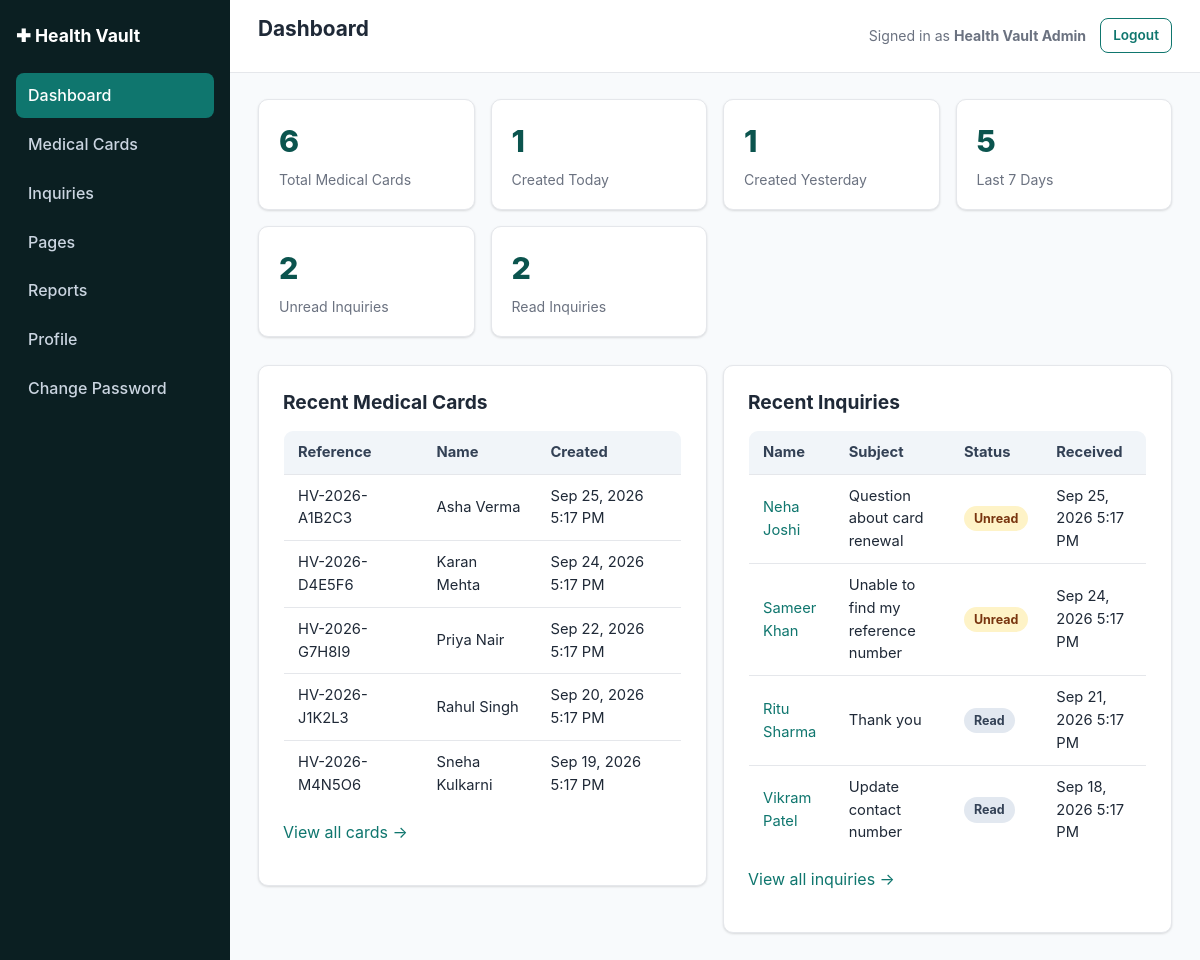
Page /admin/dashboard.php (signed in) on the committed database.
### tables this page shows
CREATE TABLE IF NOT EXISTS medical_cards (
    id               INT UNSIGNED AUTO_INCREMENT PRIMARY KEY,
    reference_number VARCHAR(40)  NOT NULL,
    full_name        VARCHAR(150) NOT NULL,
    date_of_birth    DATE         DEFAULT NULL,
    gender           VARCHAR(20)  DEFAULT NULL,
    blood_group      VARCHAR(10)  DEFAULT NULL,
    contact_number   VARCHAR(30)  NOT NULL,
    email            VARCHAR(190) NOT NULL,
    address          VARCHAR(255) DEFAULT NULL,
    emergency_contact_name   VARCHAR(150) DEFAULT NULL,
    emergency_contact_number VARCHAR(30)  DEFAULT NULL,
    known_allergies  VARCHAR(255) DEFAULT NULL,
    notes            TEXT         DEFAULT NULL,
    created_at       DATETIME NOT NULL DEFAULT CURRENT_TIMESTAMP,
    updated_at       DATETIME NOT NULL DEFAULT CURRENT_TIMESTAMP ON UPDATE CURRENT_TIMESTAMP,
    UNIQUE KEY uq_medical_cards_reference (reference_number),
    KEY idx_medical_cards_created_at (created_at)
);

CREATE TABLE IF NOT EXISTS inquiries (
    id             INT UNSIGNED AUTO_INCREMENT PRIMARY KEY,
    name           VARCHAR(150) NOT NULL,
    email          VARCHAR(190) NOT NULL,
    subject        VARCHAR(190) DEFAULT NULL,
    message        TEXT NOT NULL,
    status         ENUM('unread','read') NOT NULL DEFAULT 'unread',
    admin_response TEXT DEFAULT NULL,
    responded_at   DATETIME DEFAULT NULL,
    created_at     DATETIME NOT NULL DEFAULT CURRENT_TIMESTAMP,
    updated_at     DATETIME NOT NULL DEFAULT CURRENT_TIMESTAMP ON UPDATE CURRENT_TIMESTAMP,
    KEY idx_inquiries_status (status)
);

### includes/functions.php (called while the page is built, shortened)
<?php
require_once __DIR__ . '/db.php';
function site_base_url(): string
{
    $script = str_replace('\\', '/', $_SERVER['SCRIPT_NAME'] ?? '');
    if (($pos = strpos($script, '/admin/')) !== false) {
        return substr($script, 0, $pos);
    }
    $dir = dirname($script);
    return ($dir === '/' || $dir === '\\') ? '' : rtrim($dir, '/');
}
function admin_base_url(): string
{
    return site_base_url() . '/admin';
}
function h(?string $value): string
{
    return htmlspecialchars($value ?? '', ENT_QUOTES, 'UTF-8');
}
function format_datetime(?string $datetime, string $format = 'M j, Y g:i A'): string
{
    $ts = strtotime($datetime);
    return $ts ? date($format, $ts) : '—';
}
function db_count(string $sql, array $params = []): int
{
    $stmt = get_db()->prepare($sql);
    $stmt->execute($params);
    return (int) $stmt->fetchColumn();
}

### includes/db.php (called while the page is built, shortened)
<?php
function get_db(): PDO
{
    static $pdo = null;
    if ($pdo !== null) {
        return $pdo;
    }
    $dsn = 'mysql:host=' . DB_HOST . ';dbname=' . DB_NAME . ';charset=' . DB_CHARSET;
    try {
        $pdo = new PDO($dsn, DB_USER, DB_PASS, [
            PDO::ATTR_ERRMODE            => PDO::ERRMODE_EXCEPTION,
            PDO::ATTR_DEFAULT_FETCH_MODE => PDO::FETCH_ASSOC,
            PDO::ATTR_EMULATE_PREPARES   => false,
        ]);
    } catch (PDOException $e) {
        error_log('Health Vault DB connection failed: ' . $e->getMessage());
        http_response_code(500);
        if (APP_DEBUG) {
            die('Database connection failed: ' . htmlspecialchars($e->getMessage()));
        }
        die('A system error occurred. Please try again later.');
    }
    return $pdo;
}

### includes/auth.php (called while the page is built, shortened)
<?php
require_once __DIR__ . '/functions.php';
function current_admin(): ?array
{
    $stmt = get_db()->prepare('SELECT id, name, email, mobile_number, created_at, updated_at FROM admins WHERE id = :id LIMIT 1');
    $stmt->execute(['id' => $_SESSION['admin_id']]);
    $admin = $stmt->fetch();
    return $admin ?: null;
}

### admin/dashboard.php (the view, shortened to what this page needs)
<?php
require_once __DIR__ . '/../includes/functions.php';
require_once __DIR__ . '/../includes/auth.php';
$db = get_db();
$totalCards     = db_count('SELECT COUNT(*) FROM medical_cards');
$todayCards     = db_count('SELECT COUNT(*) FROM medical_cards WHERE DATE(created_at) = CURDATE()');
$yesterdayCards = db_count('SELECT COUNT(*) FROM medical_cards WHERE DATE(created_at) = CURDATE() - INTERVAL 1 DAY');
$last7Cards     = db_count('SELECT COUNT(*) FROM medical_cards WHERE created_at >= (NOW() - INTERVAL 7 DAY)');
$unreadCount    = db_count("SELECT COUNT(*) FROM inquiries WHERE status = 'unread'");
$readCount      = db_count("SELECT COUNT(*) FROM inquiries WHERE status = 'read'");
$recentCards = $db->query(
    'SELECT reference_number, full_name, email, created_at FROM medical_cards ORDER BY created_at DESC LIMIT 5'
)->fetchAll();
$recentInquiries = $db->query(
    'SELECT id, name, subject, status, created_at FROM inquiries ORDER BY created_at DESC LIMIT 5'
)->fetchAll();
$pageTitle = 'Dashboard';
include __DIR__ . '/../includes/admin-header.php';
?>
<div class="stat-grid">
  <a class="stat-card" href="<?= h($adminBase) ?>/medical-cards/index.php">
    <div class="stat-value"><?= (int) $totalCards ?></div>
    <div class="stat-label">Total Medical Cards</div>
  </a>
  <a class="stat-card" href="<?= h($adminBase) ?>/reports/index.php?from=<?= h(date('Y-m-d')) ?>&to=<?= h(date('Y-m-d')) ?>">
    <div class="stat-value"><?= (int) $todayCards ?></div>
    <div class="stat-label">Created Today</div>
  </a>
  <a class="stat-card" href="<?= h($adminBase) ?>/reports/index.php?from=<?= h(date('Y-m-d', strtotime('-1 day'))) ?>&to=<?= h(date('Y-m-d', strtotime('-1 day'))) ?>">
    <div class="stat-value"><?= (int) $yesterdayCards ?></div>
    <div class="stat-label">Created Yesterday</div>
  </a>
  <a class="stat-card" href="<?= h($adminBase) ?>/reports/index.php?from=<?= h(date('Y-m-d', strtotime('-7 days'))) ?>&to=<?= h(date('Y-m-d')) ?>">
    <div class="stat-value"><?= (int) $last7Cards ?></div>
    <div class="stat-label">Last 7 Days</div>
  </a>
  <a class="stat-card" href="<?= h($adminBase) ?>/inquiries/index.php?status=unread">
    <div class="stat-value"><?= (int) $unreadCount ?></div>
    <div class="stat-label">Unread Inquiries</div>
  </a>
  <a class="stat-card" href="<?= h($adminBase) ?>/inquiries/index.php?status=read">
    <div class="stat-value"><?= (int) $readCount ?></div>
    <div class="stat-label">Read Inquiries</div>
  </a>
</div>
<div class="form-row" style="align-items:start;">
  <div class="panel">
    <h2>Recent Medical Cards</h2>
    <?php if (empty($recentCards)): ?>
      <p class="empty-state">No medical cards yet. <a href="<?= h($adminBase) ?>/medical-cards/add.php">Add one now</a>.</p>
    <?php else: ?>
      <div class="table-responsive">
      <table class="table">
        <thead><tr><th>Reference</th><th>Name</th><th>Created</th></tr></thead>
        <tbody>
          <?php foreach ($recentCards as $c): ?>
          <tr>
            <td><?= h($c['reference_number']) ?></td>
            <td><?= h($c['full_name']) ?></td>
            <td><?= h(format_datetime($c['created_at'])) ?></td>
          </tr>
          <?php endforeach; ?>
        </tbody>
      </table>
      </div>
      <p style="margin-top:12px;"><a href="<?= h($adminBase) ?>/medical-cards/index.php">View all cards →</a></p>
    <?php endif; ?>
  </div>
  <div class="panel">
    <h2>Recent Inquiries</h2>
    <?php if (empty($recentInquiries)): ?>
      <p class="empty-state">No inquiries yet.</p>
    <?php else: ?>
      <div class="table-responsive">
      <table class="table">
        <thead><tr><th>Name</th><th>Subject</th><th>Status</th><th>Received</th></tr></thead>
        <tbody>
          <?php foreach ($recentInquiries as $i): ?>
          <tr>
            <td><a href="<?= h($adminBase) ?>/inquiries/view.php?id=<?= (int) $i['id'] ?>"><?= h($i['name']) ?></a></td>
            <td><?= h($i['subject'] ?: '—') ?></td>
            <td><span class="badge badge-<?= h($i['status']) ?>"><?= h(ucfirst($i['status'])) ?></span></td>
            <td><?= h(format_datetime($i['created_at'])) ?></td>
          </tr>
          <?php endforeach; ?>
        </tbody>
      </table>
      </div>
      <p style="margin-top:12px;"><a href="<?= h($adminBase) ?>/inquiries/index.php">View all inquiries →</a></p>
    <?php endif; ?>
  </div>
</div>
<?php include __DIR__ . '/../includes/admin-footer.php'; ?>

### includes/admin-header.php (shortened to what this page needs)
<?php
$siteBase  = site_base_url();
$admin     = current_admin();
?><!DOCTYPE html>
<html lang="en">
<head>
<link rel="stylesheet" href="<?= h($siteBase) ?>/assets/css/style.css">
</head>
<body class="admin-body">
<div class="admin-layout">
<?php include __DIR__ . '/admin-sidebar.php'; ?>
  <div class="admin-content">
    <header class="admin-topbar">
      <h1><?= h($pageTitle ?? 'Admin') ?></h1>
      <div class="admin-topbar-user">
        <span>Signed in as <strong><?= h($admin['name'] ?? '') ?></strong></span>
        <a href="<?= h($adminBase) ?>/logout.php" class="btn btn-sm btn-outline">Logout</a>
      </div>
    </header>
    <div class="admin-body-inner">

### includes/admin-sidebar.php
<?php
$adminBase = admin_base_url();
$script = $_SERVER['SCRIPT_NAME'] ?? '';
function nav_active(string $needle, string $script): string
{
    return strpos($script, $needle) !== false ? 'active' : '';
}
?>
<aside class="admin-sidebar">
  <div class="admin-brand">✚ <?= h(APP_NAME) ?></div>
  <nav class="admin-nav">
    <a class="<?= nav_active('/admin/dashboard.php', $script) ?>" href="<?= h($adminBase) ?>/dashboard.php">Dashboard</a>
    <a class="<?= nav_active('/admin/medical-cards/', $script) ?>" href="<?= h($adminBase) ?>/medical-cards/index.php">Medical Cards</a>
    <a class="<?= nav_active('/admin/inquiries/', $script) ?>" href="<?= h($adminBase) ?>/inquiries/index.php">Inquiries</a>
    <a class="<?= nav_active('/admin/pages/', $script) ?>" href="<?= h($adminBase) ?>/pages/index.php">Pages</a>
    <a class="<?= nav_active('/admin/reports/', $script) ?>" href="<?= h($adminBase) ?>/reports/index.php">Reports</a>
    <a class="<?= nav_active('/admin/profile.php', $script) ?>" href="<?= h($adminBase) ?>/profile.php">Profile</a>
    <a class="<?= nav_active('/admin/change-password.php', $script) ?>" href="<?= h($adminBase) ?>/change-password.php">Change Password</a>
  </nav>
</aside>

### includes/admin-footer.php (shortened to what this page needs)
    </div>
  </div>
</div>
</body>
</html>

### assets/css/style.css (style rules this page uses)
:root { --color-primary: #0f766e; --color-primary-dark: #0b544e; --color-primary-light: #ccfbf1; --color-accent: #2563eb; --color-danger: #dc2626; --color-danger-light: #fee2e2; --color-success: #16a34a; --color-success-light: #dcfce7; --color-warning: #d97706; --color-warning-light: #fef3c7; --color-text: #1f2937; --color-muted: #6b7280; --color-border: #e5e7eb; --color-bg: #f8fafc; --color-surface: #ffffff; --radius: 10px; --shadow: 0 1px 3px rgba(0,0,0,0.08), 0 1px 2px rgba(0,0,0,0.06); --font: -apple-system, BlinkMacSystemFont, "Segoe UI", Roboto, Helvetica, Arial, sans-serif; }
* { box-sizing: border-box; }
body { margin: 0; font-family: var(--font); color: var(--color-text); background: var(--color-bg); line-height: 1.55; }
a { color: var(--color-primary); text-decoration: none; }
h1, h2, h3, h4 { line-height: 1.25; margin-top: 0; }
.btn { display: inline-block; padding: 10px 20px; border-radius: 8px; font-weight: 600; border: 1px solid transparent; cursor: pointer; font-size: 0.95rem; background: var(--color-primary); color: #fff; text-decoration: none; }
.btn-outline { background: transparent; color: var(--color-primary); border-color: var(--color-primary); }
.btn-sm { padding: 6px 12px; font-size: 0.85rem; }
.panel { background: var(--color-surface); border: 1px solid var(--color-border); border-radius: var(--radius); padding: 24px; box-shadow: var(--shadow); margin-bottom: 24px; }
.panel h2 { margin-bottom: 16px; font-size: 1.2rem; }
.form-row { display: grid; grid-template-columns: 1fr 1fr; gap: 16px; }
table { width: 100%; border-collapse: collapse; background: var(--color-surface); }
table.table { border: 1px solid var(--color-border); border-radius: var(--radius); overflow: hidden; }
th, td { padding: 10px 14px; text-align: left; border-bottom: 1px solid var(--color-border); font-size: 0.92rem; }
th { background: #f1f5f9; font-weight: 700; color: #334155; }
tr:last-child td { border-bottom: none; }
.table-responsive { overflow-x: auto; }
.badge { display: inline-block; padding: 3px 10px; border-radius: 999px; font-size: 0.78rem; font-weight: 700; }
.badge-unread { background: var(--color-warning-light); color: #78350f; }
.badge-read { background: #e2e8f0; color: #334155; }
.stat-grid { display: grid; grid-template-columns: repeat(auto-fit, minmax(180px, 1fr)); gap: 16px; margin-bottom: 28px; }
.stat-card { background: var(--color-surface); border: 1px solid var(--color-border); border-radius: var(--radius); padding: 18px 20px; box-shadow: var(--shadow); text-decoration: none; color: inherit; display: block; transition: transform 0.1s ease; }
.stat-card .stat-value { font-size: 1.9rem; font-weight: 800; color: var(--color-primary-dark); }
.stat-card .stat-label { color: var(--color-muted); font-size: 0.88rem; margin-top: 4px; }
.admin-body { background: var(--color-bg); }
.admin-layout { display: flex; min-height: 100vh; }
.admin-sidebar { width: 230px; background: #0b1f22; color: #cbd5e1; flex-shrink: 0; padding: 22px 16px; }
.admin-brand { color: #fff; font-weight: 700; font-size: 1.1rem; margin-bottom: 24px; }
.admin-nav { display: flex; flex-direction: column; gap: 4px; }
.admin-nav a { color: #cbd5e1; padding: 10px 12px; border-radius: 8px; font-weight: 500; }
.admin-nav a.active { background: var(--color-primary); color: #fff; }
.admin-content { flex: 1; min-width: 0; }
.admin-topbar { background: var(--color-surface); border-bottom: 1px solid var(--color-border); padding: 16px 28px; display: flex; align-items: center; justify-content: space-between; }
.admin-topbar h1 { font-size: 1.3rem; }
.admin-topbar-user { display: flex; align-items: center; gap: 14px; font-size: 0.88rem; color: var(--color-muted); }
.admin-body-inner { padding: 26px 28px; }

### rows in the picture
medical_cards: reference_number "HV-2026-A1B2C3", full_name "Asha Verma", created_at "Sep 25, 2026 5:17 PM"
medical_cards: reference_number "HV-2026-D4E5F6", full_name "Karan Mehta", created_at "Sep 24, 2026 5:17 PM"
medical_cards: reference_number "HV-2026-G7H8I9", full_name "Priya Nair", created_at "Sep 22, 2026 5:17 PM"
medical_cards: reference_number "HV-2026-J1K2L3", full_name "Rahul Singh", created_at "Sep 20, 2026 5:17 PM"
medical_cards: reference_number "HV-2026-M4N5O6", full_name "Sneha Kulkarni", created_at "Sep 19, 2026 5:17 PM"
inquiries: name "Neha Joshi", subject "Question about card renewal", status "Unread", created_at "Sep 25, 2026 5:17 PM"
inquiries: name "Sameer Khan", subject "Unable to find my reference number", status "Unread", created_at "Sep 24, 2026 5:17 PM"
inquiries: name "Ritu Sharma", subject "Thank you", status "Read", created_at "Sep 21, 2026 5:17 PM"
inquiries: name "Vikram Patel", subject "Update contact number", status "Read", created_at "Sep 18, 2026 5:17 PM"

### other values in the picture
APP_NAME "Health Vault"
$pageTitle "Dashboard"
$admin['name'] "Health Vault Admin"
$totalCards "6"
$todayCards "1"
$yesterdayCards "1"
$last7Cards "5"
$unreadCount "2"
$readCount "2"
